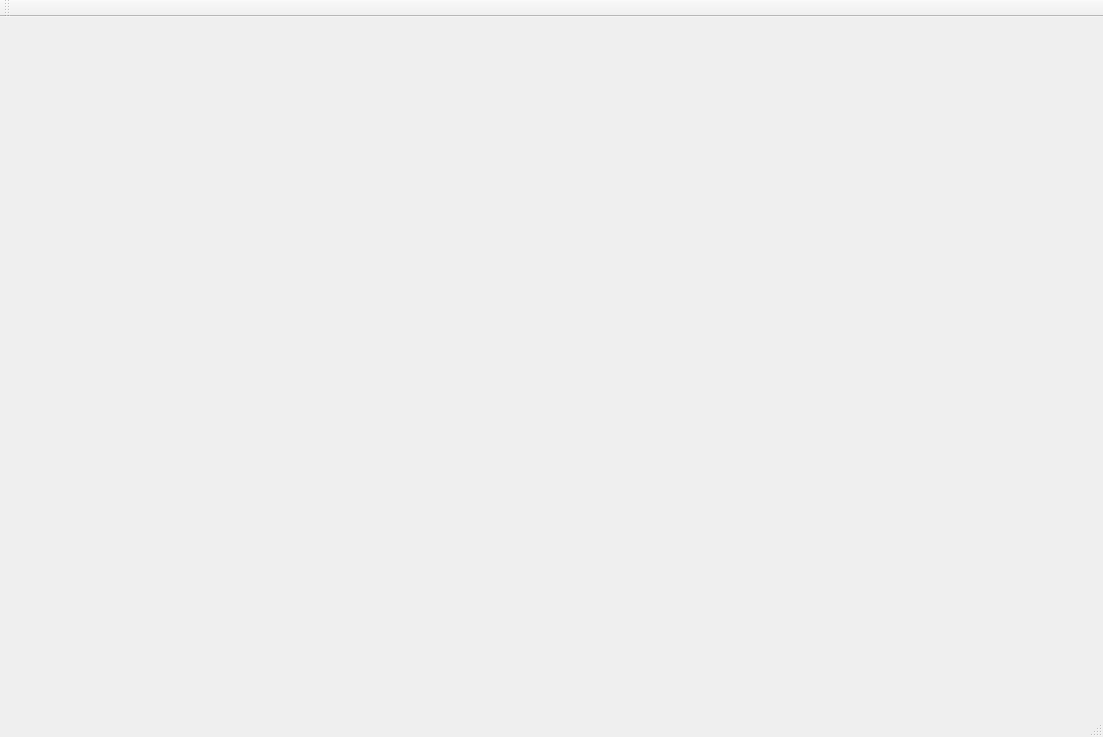
<?xml version="1.0" encoding="UTF-8"?>
<ui version="4.0">
 <class>MainWindow</class>
 <widget class="QMainWindow" name="MainWindow">
  <property name="geometry">
   <rect>
    <x>0</x>
    <y>0</y>
    <width>1103</width>
    <height>737</height>
   </rect>
  </property>
  <property name="windowTitle">
   <string>MainWindow</string>
  </property>
  <widget class="QWidget" name="gridLayout_2"/>
  <widget class="QToolBar" name="mainToolBar">
   <attribute name="toolBarArea">
    <enum>TopToolBarArea</enum>
   </attribute>
   <attribute name="toolBarBreak">
    <bool>false</bool>
   </attribute>
  </widget>
  <widget class="QStatusBar" name="statusBar"/>
 </widget>
 <layoutdefault spacing="6" margin="11"/>
 <resources/>
 <connections/>
</ui>
